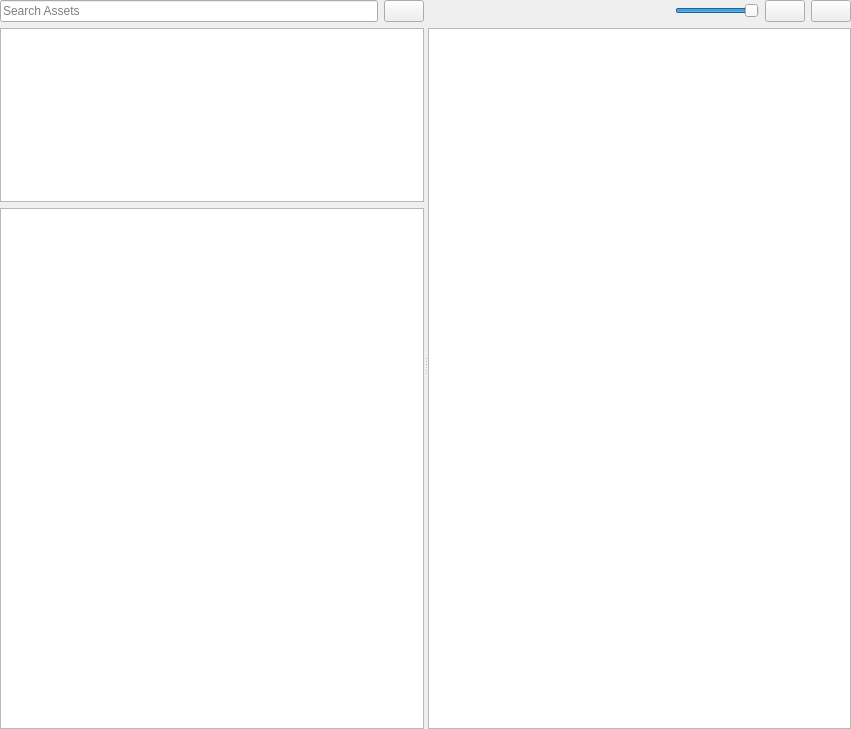
<?xml version="1.0" encoding="UTF-8"?>
<ui version="4.0">
 <class>AssetBrowserWidget</class>
 <widget class="QWidget" name="AssetBrowserWidget">
  <property name="geometry">
   <rect>
    <x>0</x>
    <y>0</y>
    <width>851</width>
    <height>729</height>
   </rect>
  </property>
  <property name="windowTitle">
   <string>Form</string>
  </property>
  <layout class="QHBoxLayout" name="RootLayout" stretch="0">
   <property name="leftMargin">
    <number>0</number>
   </property>
   <property name="topMargin">
    <number>0</number>
   </property>
   <property name="rightMargin">
    <number>0</number>
   </property>
   <property name="bottomMargin">
    <number>0</number>
   </property>
   <item>
    <widget class="QSplitter" name="splitter">
     <property name="sizePolicy">
      <sizepolicy hsizetype="Expanding" vsizetype="Preferred">
       <horstretch>0</horstretch>
       <verstretch>0</verstretch>
      </sizepolicy>
     </property>
     <property name="orientation">
      <enum>Qt::Horizontal</enum>
     </property>
     <property name="childrenCollapsible">
      <bool>false</bool>
     </property>
     <widget class="QWidget" name="layoutWidget">
      <layout class="QVBoxLayout" name="verticalLayout" stretch="0,1,3">
       <item>
        <layout class="QHBoxLayout" name="horizontalLayout">
         <item>
          <widget class="QLineEdit" name="LineSearchFilter">
           <property name="placeholderText">
            <string>Search Assets</string>
           </property>
          </widget>
         </item>
         <item>
          <widget class="QPushButton" name="ButtonClearSearch">
           <property name="text">
            <string/>
           </property>
           <property name="icon">
            <iconset resource="../../../Code/Tools/GuiFoundation/QtResources/resources.qrc">
             <normaloff>:/GuiFoundation/Icons/Delete16.png</normaloff>:/GuiFoundation/Icons/Delete16.png</iconset>
           </property>
          </widget>
         </item>
        </layout>
       </item>
       <item>
        <widget class="QListWidget" name="ListTypeFilter"/>
       </item>
       <item>
        <widget class="QTreeWidget" name="TreeFolderFilter">
         <property name="uniformRowHeights">
          <bool>true</bool>
         </property>
         <property name="sortingEnabled">
          <bool>true</bool>
         </property>
         <property name="headerHidden">
          <bool>true</bool>
         </property>
         <column>
          <property name="text">
           <string notr="true">1</string>
          </property>
         </column>
        </widget>
       </item>
      </layout>
     </widget>
     <widget class="QWidget" name="layoutWidget2">
      <layout class="QVBoxLayout" name="verticalLayout_2" stretch="0,0">
       <item>
        <layout class="QHBoxLayout" name="ToolBarLayout">
         <item>
          <spacer name="horizontalSpacer">
           <property name="orientation">
            <enum>Qt::Horizontal</enum>
           </property>
           <property name="sizeHint" stdset="0">
            <size>
             <width>40</width>
             <height>20</height>
            </size>
           </property>
          </spacer>
         </item>
         <item>
          <widget class="QSlider" name="IconSizeSlider">
           <property name="sizePolicy">
            <sizepolicy hsizetype="Preferred" vsizetype="Preferred">
             <horstretch>0</horstretch>
             <verstretch>0</verstretch>
            </sizepolicy>
           </property>
           <property name="minimum">
            <number>10</number>
           </property>
           <property name="maximum">
            <number>100</number>
           </property>
           <property name="value">
            <number>100</number>
           </property>
           <property name="orientation">
            <enum>Qt::Horizontal</enum>
           </property>
           <property name="invertedControls">
            <bool>false</bool>
           </property>
          </widget>
         </item>
         <item>
          <widget class="QPushButton" name="ButtonListMode">
           <property name="toolTip">
            <string>Display Items as a List</string>
           </property>
           <property name="text">
            <string/>
           </property>
           <property name="icon">
            <iconset resource="../QtResources/resources.qrc">
             <normaloff>:/EditorFramework/Icons/ListView16.png</normaloff>:/EditorFramework/Icons/ListView16.png</iconset>
           </property>
           <property name="checkable">
            <bool>true</bool>
           </property>
          </widget>
         </item>
         <item>
          <widget class="QPushButton" name="ButtonIconMode">
           <property name="toolTip">
            <string>Display Items as Icons</string>
           </property>
           <property name="text">
            <string/>
           </property>
           <property name="icon">
            <iconset resource="../QtResources/resources.qrc">
             <normaloff>:/EditorFramework/Icons/IconView16.png</normaloff>:/EditorFramework/Icons/IconView16.png</iconset>
           </property>
           <property name="checkable">
            <bool>true</bool>
           </property>
          </widget>
         </item>
        </layout>
       </item>
       <item>
        <widget class="ezAssetBrowserView" name="ListAssets">
         <property name="editTriggers">
          <set>QAbstractItemView::NoEditTriggers</set>
         </property>
         <property name="dragEnabled">
          <bool>true</bool>
         </property>
         <property name="dragDropMode">
          <enum>QAbstractItemView::DragOnly</enum>
         </property>
         <property name="alternatingRowColors">
          <bool>true</bool>
         </property>
         <property name="selectionMode">
          <enum>QAbstractItemView::ExtendedSelection</enum>
         </property>
         <property name="verticalScrollMode">
          <enum>QAbstractItemView::ScrollPerPixel</enum>
         </property>
        </widget>
       </item>
      </layout>
     </widget>
    </widget>
   </item>
  </layout>
 </widget>
 <customwidgets>
  <customwidget>
   <class>ezAssetBrowserView</class>
   <extends>QListView</extends>
   <header location="global">EditorFramework/Assets/AssetBrowserView.moc.h</header>
  </customwidget>
 </customwidgets>
 <resources>
  <include location="../../../Code/Tools/GuiFoundation/QtResources/resources.qrc"/>
  <include location="../QtResources/resources.qrc"/>
 </resources>
 <connections/>
</ui>
